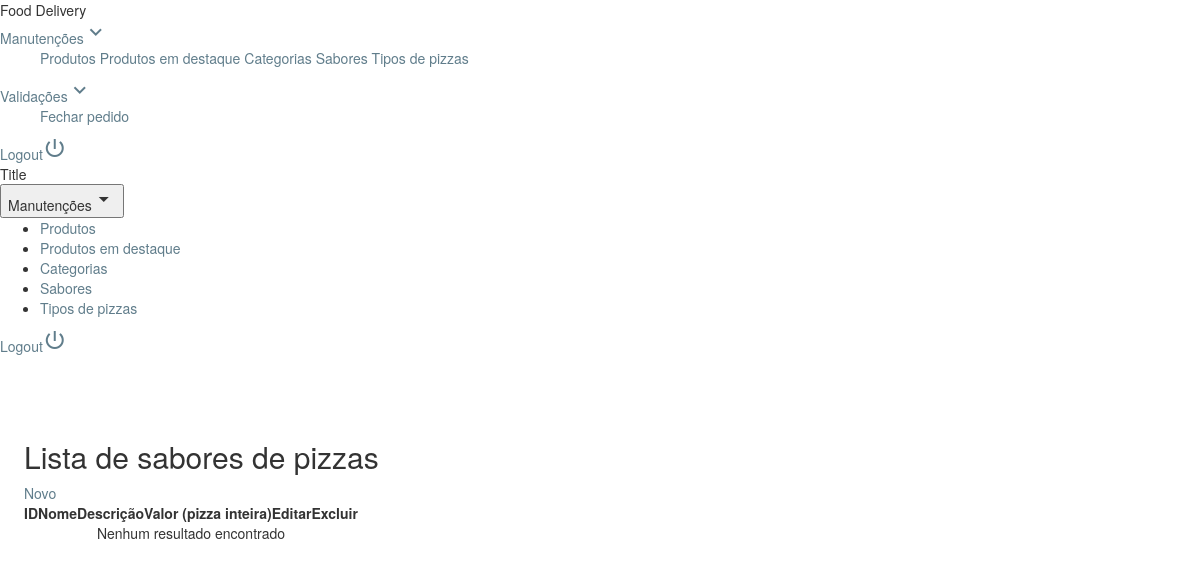
The page /admin/protected/administrador/index.php?ctrl=sabor (signed in) on the database as committed earlier.
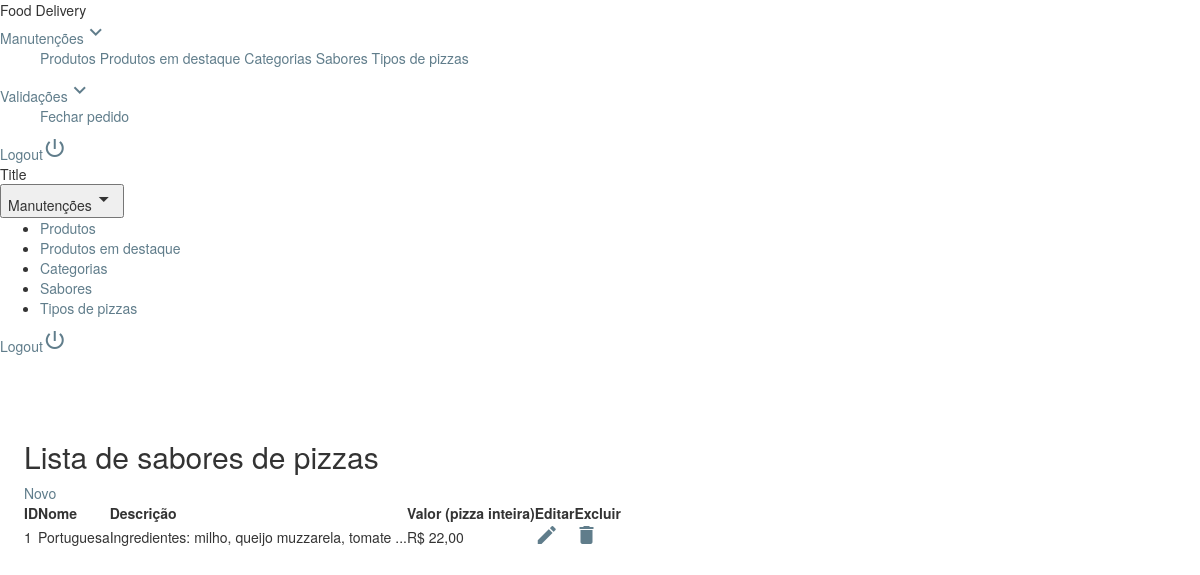
The same page on the database as committed later.
### tables this page shows
CREATE TABLE `sabor` (
  `idSabor` int(11) NOT NULL,
  `nome` varchar(30) NOT NULL,
  `descricao` varchar(150) NOT NULL,
  `valor` float NOT NULL,
  `imagem` varchar(36) NOT NULL
);

### admin/protected/controller/sabor.php (called while the page is built, shortened)
<?php
require SERVER_ROOT . 'admin/protected/model/saborModel.php';
class Sabor {
    private $model;
    function __construct() {
        $this->model = new SaborModel();
    }
    public function index() {
        $dados = $this->model->buscarTodos();
        require SERVER_ROOT . 'admin/protected/view/sabor/listar.php';
    }
}

### admin/protected/libs/conexao.php (called while the page is built, shortened)
<?php
class Conexao {
    public function estabeleceConexao() {
        try {
            $this->bd = new PDO(
                    BD_TIPO.':host='.BD_HOST.';dbname='.BD_NOME,
                    BD_USUARIO,
                    BD_SENHA
                );
        } catch (PDOException $exc) {
            echo '<script>window.alert("Houve um problema com a conexão ao banco de dados!\nEntre em contato com o administrador do sistema!");</script>';
            exit;
        }
    }
}

### admin/protected/model/saborModel.php (called while the page is built, shortened)
<?php
class SaborModel extends Conexao {
    public function buscarTodos() {
        $select = "SELECT * FROM sabor ";
        $query = $this->bd->query($select);
        if (is_bool($query)) {
            return false;
        } else {
            return $query->fetchAll();
        }
    }
}

### admin/protected/view/sabor/listar.php (the view)
<h2>Lista de sabores de pizzas</h2>
<div class="mdl-layout-spacer" style="display: inline">
    <a class="mdl-button mdl-js-button mdl-button--raised mdl-button--colored"
       href="index.php?ctrl=sabor&acao=novo">Novo</a>
</div><br/>
<table id="tabela" class="mdl-data-table mdl-js-data-table mdl-shadow--3dp">
    <thead>
    <th>ID</th>
    <th>Nome</th>
    <th>Descrição</th>
    <th>Valor (pizza inteira)</th>
    <th>Editar</th>
    <th>Excluir</th>
</thead>
<tbody>
    <?php if (count($dados) == 0) { ?>
        <tr>
            <td colspan="6" style="text-align: center">Nenhum resultado encontrado</td>
        </tr>
        <?php
    } else {
        foreach ($dados as $item) {
            $id = $item['idSabor'];
            ?>
            <tr>
                <td><?php echo $id ?></td>
                <td class="mdl-data-table__cell--non-numeric"><?php echo $item['nome'] ?></td>
                <td class="mdl-data-table__cell--non-numeric"><?php echo substr($item['descricao'], 0, 45) . " ..."; ?></td>
                <td>R$ <?php echo number_format($item['valor'], 2, ',', ' '); ?></td>
                <td><a href='index.php?ctrl=sabor&acao=buscar&id=<?php echo $id ?>'><i class="material-icons">edit</i></a></td>
                <td><a href='index.php?ctrl=sabor&acao=excluir&id=<?php echo $id ?>' onclick="return confirm('Deseja excluir este registro?')"><i class="material-icons">delete</i></a></td>
            </tr>
        <?php }
    }
    ?>
</tbody>
</table>

Rows that differ between the two databases and show on the page:
added sabor: idSabor "1", nome "Portuguesa", descricao "Ingredientes: milho, queijo muzzarela, tomate", valor "22,00"
Other text that changed with them:
text no longer shown: "Nenhum resultado encontrado"
